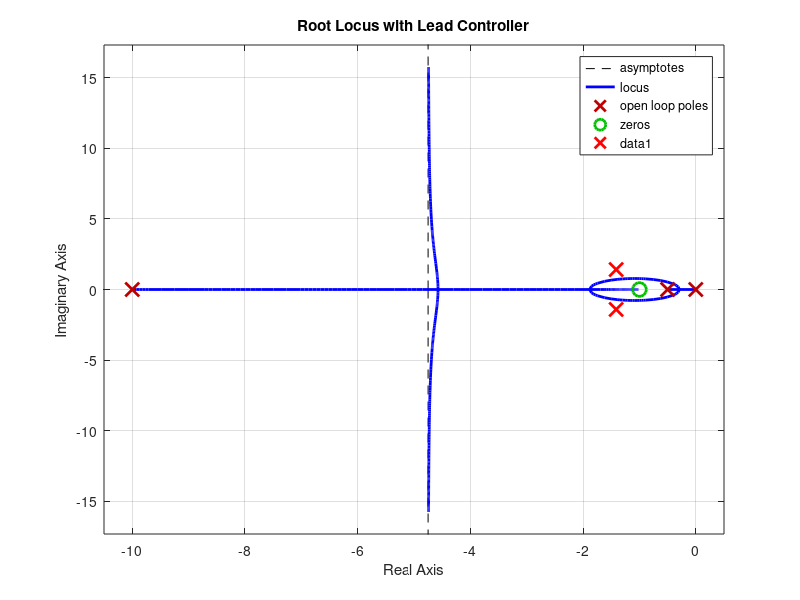

Here is the MATLAB script that generated this plot:
% مشخصات سیستم
num = 2;
den = [1 0.5 0];
G = tf(num, den);

% مشخصات مطلوب حلقه بسته
zeta = sqrt(2)/2;
omega_n = 2;
s_desired = [-zeta*omega_n + 1i*omega_n*sqrt(1-zeta^2), -zeta*omega_n - 1i*omega_n*sqrt(1-zeta^2)];

% محاسبه مقدار مطلوب برای Kc
G_mag = abs(freqresp(G, omega_n));
alpha = 0.1; % مقدار دلخواه برای alpha
K_c = (abs(s_desired(1)) + abs(s_desired(2)) - 2 * G_mag) / alpha;

% مقدار دلخواه برای T
T = 1;

% ساخت کنترل کننده پیشفاز
Gc = K_c * tf([T 1], [alpha*T 1]);

% حلقه بسته با کنترل کننده پیشفاز
G_cl = feedback(G*Gc, 1);

% رسم نمودار مکان هندسی قطبها
figure;
rlocus(G*Gc);
hold on;
plot(real(s_desired), imag(s_desired), 'rx', 'MarkerSize', 10, 'LineWidth', 2);
title('Root Locus with Lead Controller');
xlabel('Real Axis');
ylabel('Imaginary Axis');
grid on;

% نمایش قطبهای حلقه بسته
poles_cl = pole(G_cl);
disp('قطبهای سیستم حلقه بسته:');
disp(poles_cl);
